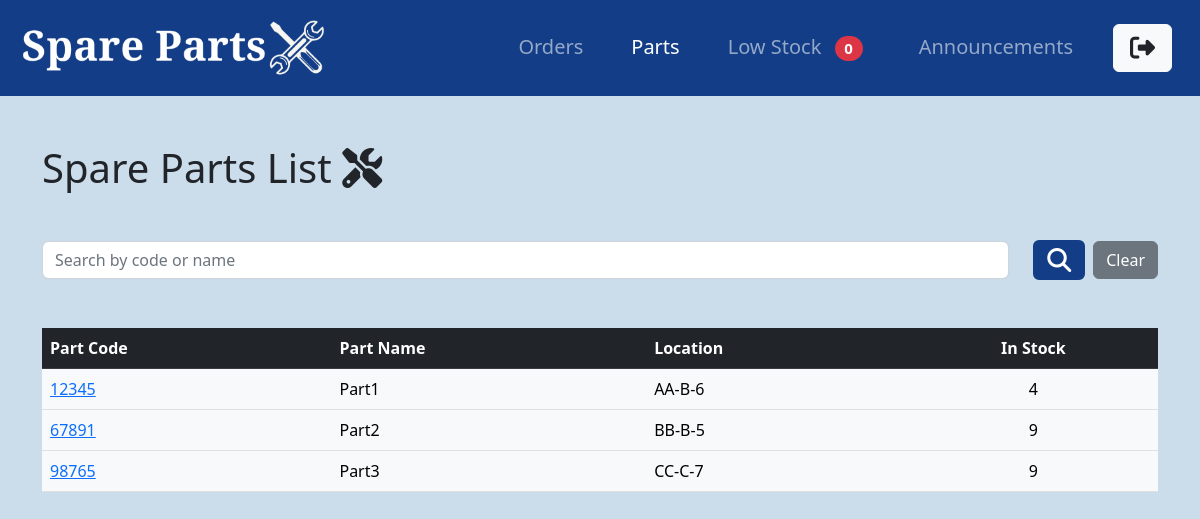
The page /parts/list/ (signed in) on the database its author committed.
### parts/models.py (models this page shows, shortened)
class Part(models.Model):
    code = models.CharField(max_length=50, unique=True)
    name = models.CharField(max_length=100)
    num_in_stock = models.PositiveIntegerField(default=0)
    low_stock_warning = models.PositiveIntegerField(default=0)
    location = models.CharField(max_length=10, help_text="Format: AB-A-5")

### parts/views.py (the view)
# urls.py: path('list/', PartListView.as_view(), name='parts-list'),
class PartListView(LoginRequiredMixin, ListView):
    model = Part
    context_object_name = 'parts'
    def get_queryset(self):
        queryset = super().get_queryset()
        search_value = self.request.GET.get('searchVal', '')
        if search_value:
            queryset = queryset.filter(Q(code__icontains=search_value) | Q(name__icontains=search_value))
        return queryset
    def get_context_data(self, **kwargs):
        context = super().get_context_data(**kwargs)
        context['search_value'] = self.request.GET.get('searchVal', '')
        return context

### parts/context_processors.py (called while the page is built)
def low_stock_count(request):
    count = Part.objects.filter(num_in_stock__lte=F('low_stock_warning')).count()
    return {'low_stock_count': count}

### parts/templates/parts/part_list.html
{% extends "parts/base.html" %}
{% block content %}
    <h1 class="my-5">Spare Parts List <i class="fa-solid fa-screwdriver-wrench"></i></h1>
    <form method="get" class="mb-5">
        <div class="form-group d-flex justify-content-between align-items-center">
            <input type="text" name="searchVal" class="form-control me-4 input" placeholder="Search by code or name" value="{{ search_value }}">
            <button type="submit" class="btn btn-light-bg me-2"><i class="fa-solid fa-magnifying-glass fa-xl"></i></button>
            <a href="{% url 'parts-list' %}" class="btn btn-secondary">Clear</a>
        </div>
    </form>
    <table class="table table-light table-hover parts">
        <thead class="table-dark">
            <tr>
                <th>Part Code</th>
                <th>Part Name</th>
                {% if user.profile.user_group == 'store_manager' %}
                    <th>Location</th>
                {% endif %}
                <th class="text-center">In Stock</th>
            </tr>
        </thead>
        <tbody>
            {% if parts %}
                {% for part in parts %}
                    <tr>
                        <td><a href="{% url 'part-detail' part.id %}">{{ part.code }}</a></td>
                        <td>{{ part.name }}</td>
                        {% if user.profile.user_group == 'store_manager' %}
                            <td>{{ part.location }}</td>
                        {% endif %}
                        <td class="text-center">{{ part.num_in_stock }}</td>
                    </tr>
                {% endfor %}
            {% else %}
                <tr>
                    <td colspan="3">No parts found...</td>
                </tr>
            {% endif %}
        </tbody>
    </table>
{% endblock content %}

### static/css/style.css (style rules this page uses)
body { font-size: 1em; background-color: #CBDCEB; }
.btn { font-size: 0.9em; }
.btn-light-bg { background-color: #133E87; color: #ffffff; border: 2px solid #133E87; }
.input, .myOrders, .parts, .basket { font-size: 0.8em; }
@media (min-width: 600px) { .input, .myOrders, .parts, .basket { font-size: 1em; } }
@media (min-width: 600px) { .btn { font-size: 1em; } }

### rows shown on the page
Part: code "12345", name "Part1", location "AA-B-6", num_in_stock "4"
Part: code "67891", name "Part2", location "BB-B-5", num_in_stock "9"
Part: code "98765", name "Part3", location "CC-C-7", num_in_stock "9"

### other values the page prints
{{ low_stock_count }} "0"
